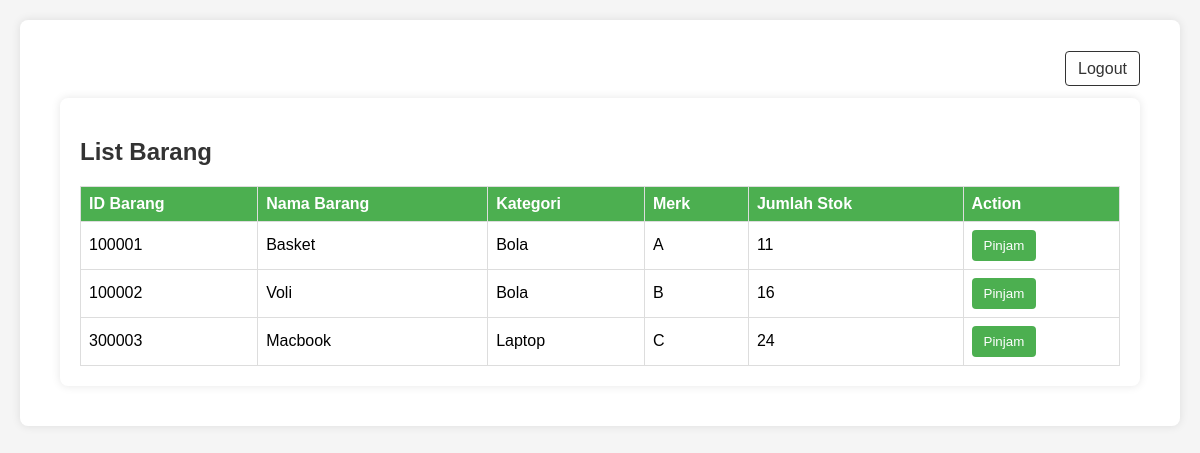
Page /index.php (signed in) on the committed database.
### tables this page shows
CREATE TABLE `barang` (
  `id` int(11) NOT NULL,
  `kode_barang` varchar(15) DEFAULT NULL,
  `nama_brg` varchar(50) DEFAULT NULL,
  `kategori` varchar(50) DEFAULT NULL,
  `merk` varchar(50) DEFAULT NULL,
  `jumlah` int(11) DEFAULT NULL
);

### database.php (called while the page is built, shortened)
<?php
$dbconnect = mysqli_connect(DB_HOST, DB_USER, DB_PASS, DB_NAME);
function tampilanBarang()
{
    global $dbconnect;
    $query = "SELECT * FROM barang";
    $result = mysqli_query($dbconnect, $query);
    $barangList = [];
    while ($barang = mysqli_fetch_assoc($result)) {
        $barangList[] = $barang;
    }
    return $barangList;
}
?>

### index.php (the view, shortened to what this page needs)
<?php
require_once("database.php");
require_once('database.php');
?>
<!DOCTYPE html>
<html lang="en">
<head>
</head>
<body>
<div class="box">
<div class="legot">
        <a href="logout.php">Logout</a>
    </div>
    <div class="box">
        <h2>List Barang</h2>
        <?php
        $barangList = tampilanBarang();
        ?>
        <?php if (!empty($barangList)) : ?>
            <table class="table table-dark table-striped">
                <thead>
                    <tr>
                        <th>ID Barang</th>
                        <th>Nama Barang</th>
                        <th>Kategori</th>
                        <th>Merk</th>
                        <th>Jumlah Stok</th>
                        <th>Action</th>
                    </tr>
                </thead>
                <tbody>
                    <?php foreach ($barangList as $barang) : ?>
                        <tr>
                            <td><?= $barang['kode_barang'] ?></td>
                            <td><?= $barang['nama_brg'] ?></td>
                            <td><?= $barang['kategori'] ?></td>
                            <td><?= $barang['merk'] ?></td>
                            <td><?= $barang['jumlah'] ?></td>
                            <td>
                                <button class="pinjam-btn" onclick="meminjam(<?= $barang['kode_barang'] ?>)">Pinjam</button>
                            </td>
                        </tr>
                    <?php endforeach; ?>
                </tbody>
            </table>
        <?php else : ?>
            <p>Tidak ada.</p>
        <?php endif; ?>
    </div>
</html>

### index.php (style rules this page uses)
body { font-family: 'Arial', sans-serif; margin: 0; padding: 0; background-color: #f5f5f5; }
.box { background-color: #fff; border-radius: 8px; box-shadow: 0 0 10px rgba(0, 0, 0, 0.1); overflow: hidden; margin: 20px; padding: 20px; box-sizing: border-box; }
h2 { color: #333; }
table { width: 100%; border-collapse: collapse; margin-top: 20px; }
th, td { border: 1px solid #ddd; padding: 8px; text-align: left; }
th { background-color: #4CAF50; color: #fff; }
.pinjam-btn { background-color: #4CAF50; color: #fff; border: none; padding: 8px 12px; border-radius: 4px; cursor: pointer; }
.legot { text-align: right; margin: 20px; }
.legot a { text-decoration: none; color: #333; padding: 8px 12px; border: 1px solid #333; border-radius: 4px; }

### rows in the picture
barang: kode_barang "100001", nama_brg "Basket", kategori "Bola", merk "A", jumlah "11"
barang: kode_barang "100002", nama_brg "Voli", kategori "Bola", merk "B", jumlah "16"
barang: kode_barang "300003", nama_brg "Macbook", kategori "Laptop", merk "C", jumlah "24"
